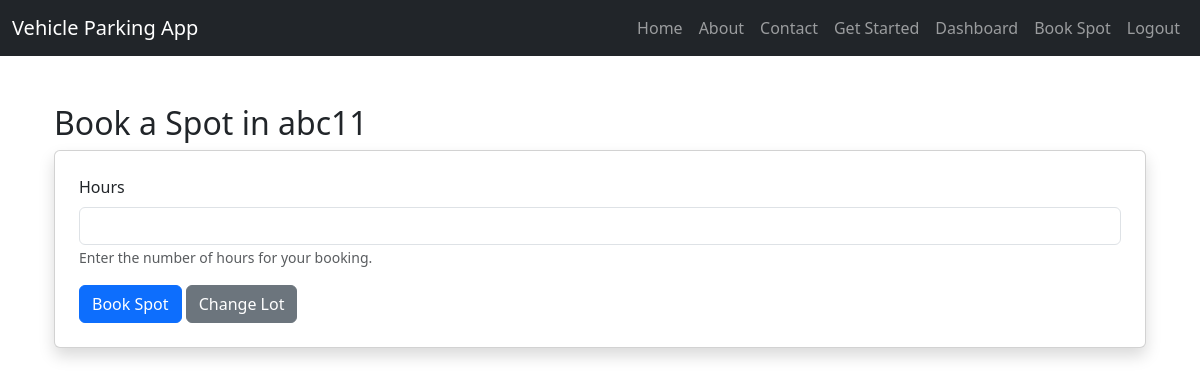
Page /user/book_spot/1 (signed in) on the earlier database version.
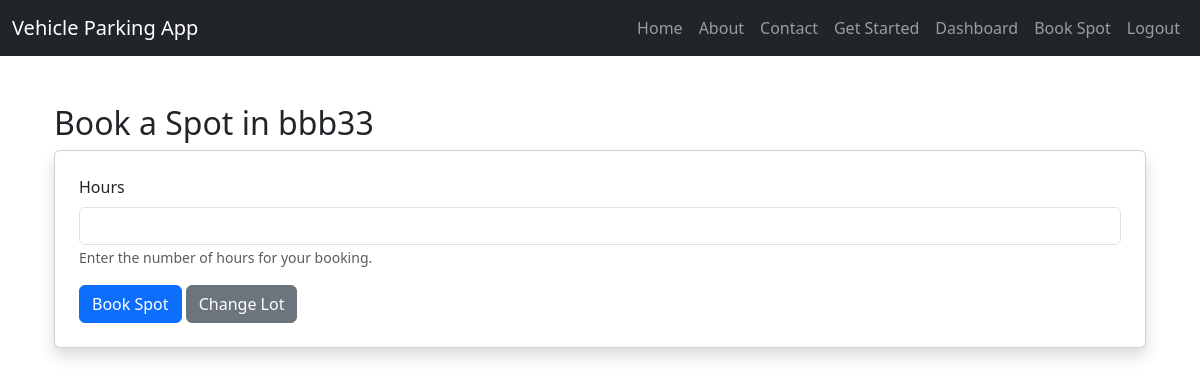
Same page on the later database version.
### models.py (models this page shows)
class ParkingLot(db.Model):
    id = db.Column(db.Integer, primary_key=True)
    prime_location_name = db.Column(db.String(100), unique=True, nullable=False)
    price = db.Column(db.Float, nullable=False)
    address = db.Column(db.String(200), nullable=False)
    pin_code = db.Column(db.String(10), unique=True, nullable=False)
    maximum_number_of_spots = db.Column(db.Integer, nullable=False)
    spots = db.relationship('ParkingSpot', backref='lot', lazy=True, cascade='all, delete-orphan')

### app.py (the view, shortened to what this page needs)
@app.route('/user/book_spot/<int:lot_id>', methods=['GET', 'POST'])
@login_required
def book_spot(lot_id):
    if current_user.is_blocked:
        flash('Your account is blocked.', 'danger')
        return redirect(url_for('dashboard'))
    if current_user.is_admin:
        flash('Admins cannot book spots', 'danger')
        return redirect(url_for('dashboard'))
    lot = ParkingLot.query.get_or_404(lot_id)
    spot = ParkingSpot.query.filter_by(lot_id=lot_id, status='A').first()
    form = ReservationForm()
    if not spot:
        flash('No available spots in this lot.', 'warning')
        return render_template('user/book_spot.html', lot=lot, form=form)
    return render_template('user/book_spot.html', lot=lot, form=form)

### forms.py
class ReservationForm(FlaskForm):
    hours = FloatField('Hours', validators=[DataRequired(), NumberRange(min=0.1)])
    submit = SubmitField('Book Spot')

### app.py (called while the page is built)
@login_manager.user_loader
def load_user(user_id):
    try:
        return db.session.get(User, int(user_id))
    except Exception as e:
        logging.error(f"Error loading user {user_id}: {e}")
        return None

### templates/user/book_spot.html (shortened to what this page needs)
{% extends "base.html" %}
{% block content %}
<div class="container mt-5">
    <h2>Book a Spot in {{ lot.prime_location_name }}</h2>
    <div class="card p-4 shadow">
        <form method="POST" action="{{ url_for('book_spot', lot_id=lot.id) }}">
            <div class="mb-3">
                {{ form.hours.label(class="form-label") }}
                {{ form.hours(class="form-control", required=True) }}
                <small class="form-text text-muted">Enter the number of hours for your booking.</small>
            </div>
            <button type="submit" class="btn btn-primary">Book Spot</button>
            <a href="{{ url_for('select_lot') }}" class="btn btn-secondary">Change Lot</a>
        </form>
    </div>
</div>
{% endblock %}

### templates/base.html (shortened to what this page needs)
<!DOCTYPE html>
<html lang="en">
<head>
    <link href="https://cdn.jsdelivr.net/npm/bootstrap@5.3.3/dist/css/bootstrap.min.css" rel="stylesheet">
</head>
<body>
    <nav class="navbar navbar-expand-lg navbar-dark bg-dark">
        <div class="container-fluid">
            <a class="navbar-brand" href="{{ url_for('home') }}">Vehicle Parking App</a>
            <div class="collapse navbar-collapse" id="navbarNav">
                <ul class="navbar-nav ms-auto">
                    <li class="nav-item">
                        <a class="nav-link" href="{{ url_for('home') }}">Home</a>
                    </li>
                    <li class="nav-item">
                        <a class="nav-link" href="{{ url_for('about') }}">About</a>
                    </li>
                    <li class="nav-item">
                        <a class="nav-link" href="{{ url_for('contact') }}">Contact</a>
                    </li>
                    <li class="nav-item">
                        <a class="nav-link" href="{{ url_for('register') }}">Get Started</a>
                    </li>
                    {% if current_user.is_authenticated %}
                        <li class="nav-item">
                            <a class="nav-link" href="{{ url_for('dashboard') }}">Dashboard</a>
                        </li>
                        {% if not current_user.is_admin %}
                        <li class="nav-item">
                            <a class="nav-link" href="{{ url_for('select_lot') }}">Book Spot</a>
                        </li>
                        {% endif %}
                        <li class="nav-item">
                            <a class="nav-link" href="{{ url_for('logout') }}">Logout</a>
                        </li>
                    {% endif %}
                </ul>
            </div>
        </div>
    </nav>
    <div class="container mt-3">
        {% block content %}{% endblock %}
    </div>
</body>
</html>

Differences in the rows shown:
changed ParkingLot: prime_location_name "abc11" → "bbb33"
